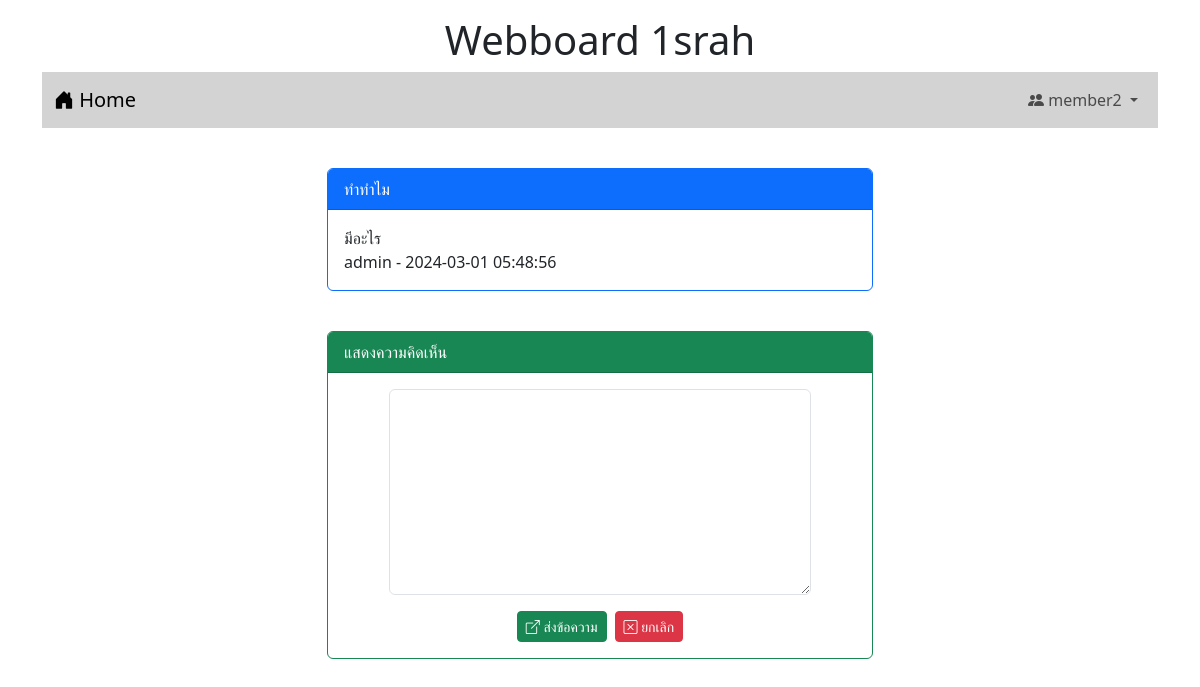
Screenshot of /post.php?id=1 (signed in) with the database file from the repository.
### tables this page shows
CREATE TABLE `post` (
  `id` int(11) NOT NULL,
  `title` varchar(128) NOT NULL,
  `content` varchar(2048) NOT NULL,
  `post_date` datetime NOT NULL,
  `cat_id` int(11) NOT NULL,
  `user_id` int(11) NOT NULL
);

CREATE TABLE `user` (
  `id` int(11) NOT NULL,
  `login` varchar(32) NOT NULL,
  `password` varchar(64) NOT NULL,
  `name` varchar(64) NOT NULL,
  `gender` char(1) NOT NULL,
  `email` varchar(32) NOT NULL,
  `role` char(1) NOT NULL
);

### post.php (the view, shortened to what this page needs)
<!DOCTYPE html>
<html lang="en">
<head>
    <link href="https://cdn.jsdelivr.net/npm/bootstrap@5.3.2/dist/css/bootstrap.min.css" rel="stylesheet">
    <link rel="stylesheet" href="https://cdn.jsdelivr.net/npm/bootstrap-icons@1.11.3/font/bootstrap-icons.min.css">
</head>
<body>
    <div class="container-lg">
        <h1 style="text-align: center;" class="mt-3">Webboard 1srah</h1>
        <?php include "nav.php"; ?>
        <div class="row mt-4">
            <div class="col-lg-3 col-md-2 col-sm-1"></div>
            <div class="col-lg-6 col-md-8 col-sm-10">
                <?php
                    $conn = new PDO("mysql:host=localhost;dbname=webboard;charset=utf8","root","");
                    $sql = "SELECT t1.title,t1.content,t1.post_date,t2.login FROM post AS t1
                    INNER JOIN user as t2 ON (t1.user_id=t2.id) WHERE t1.id = $_GET[id]";
                    $result = $conn->query($sql);
                    while($row = $result->fetch()){
                        echo "<div class='card border-primary mt-3'>";
                        echo "<div class='card-header bg-primary text-white'>$row[0]</div>";
                        echo "<div class='card-body'>$row[1]<br>$row[3] - $row[2]</div>";
                        echo "</div>";
                    }
                    ?>
            </div>
        </div>
        <?php
            if(isset($_SESSION['id'])){
        ?>
        <div class="row mt-4">
            <div class="col-lg-3 col-md-2 col-sm-1"></div>
            <div class="col-lg-6 col-md-8 col-sm-10">
                <div class="card border-success mt-3">
                    <div class="card-header bg-success text-white">
                        แสดงความคิดเห็น
                    </div>
                    <div class="card-body">
                        <form action="post_save.php" method="post">
                            <div class="row mb-3 justify-content-center">
                                <div class="col-lg-10">
                                    <textarea name="comment" rows="8" class="form-control" required></textarea>
                                </div>
                            </div>
                            <div class="row">
                                <div class="col-lg-12 d-flex justify-content-center">
                                    <button type="submit" class="btn btn-success btn-sm text-white">
                                        <i class="bi bi-box-arrow-up-right"></i> ส่งข้อความ
                                    </button>
                                    <button type="reset" class="btn btn-danger btn-sm ms-2">
                                        <i class="bi bi-x-square"></i> ยกเลิก
                                    </button>
                                </div>
                            </div>
                        </form>
                    </div>
                </div>
                <br>
            </div>
        </div>
        <?php }
        ?>
    </div>
</body>
</html>

### rows the page displays
post: title "ทำทำไม", content "มีอะไร", user.login "admin", post_date "2024-03-01 05:48:56"

### other values shown
$_SESSION[username] "member2"
